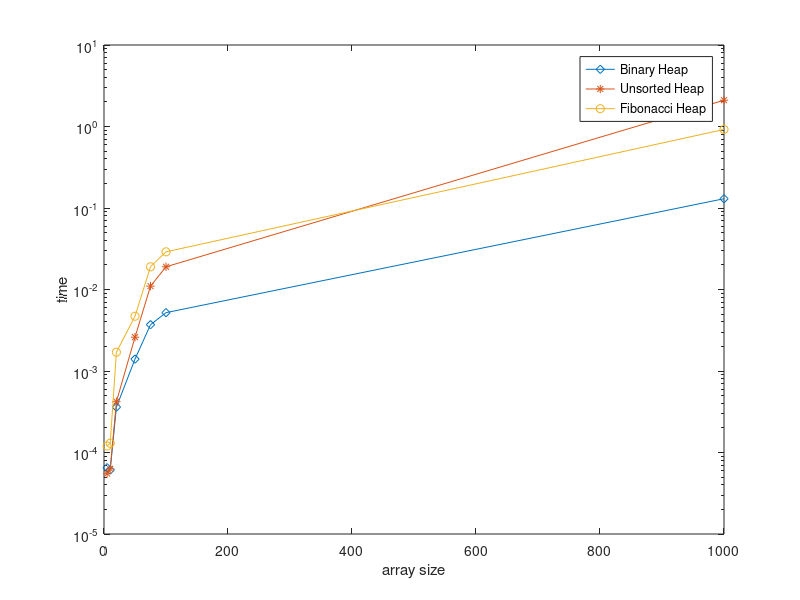

MATLAB code for this plot:
clear all,clc;
t0=[6.5e-5 6.1e-5 3.6e-4 1.4e-3 3.7e-3 5.2e-3 0.13];
t1=[5.5e-5 6.3e-5 4.2e-4 2.6e-3 1.1e-2 1.9e-2 2.1];
t2=[1.2e-4 1.3e-4 1.7e-3 4.7e-3 1.9e-2 2.9e-2 0.92];
size=[5 10 20 50 75 100 1000];
semilogy(size,t0,'d-',size,t1,'*-',size,t2,'o-');
xlabel('array size');
ylabel('time');
legend('Binary Heap','Unsorted Heap','Fibonacci Heap');